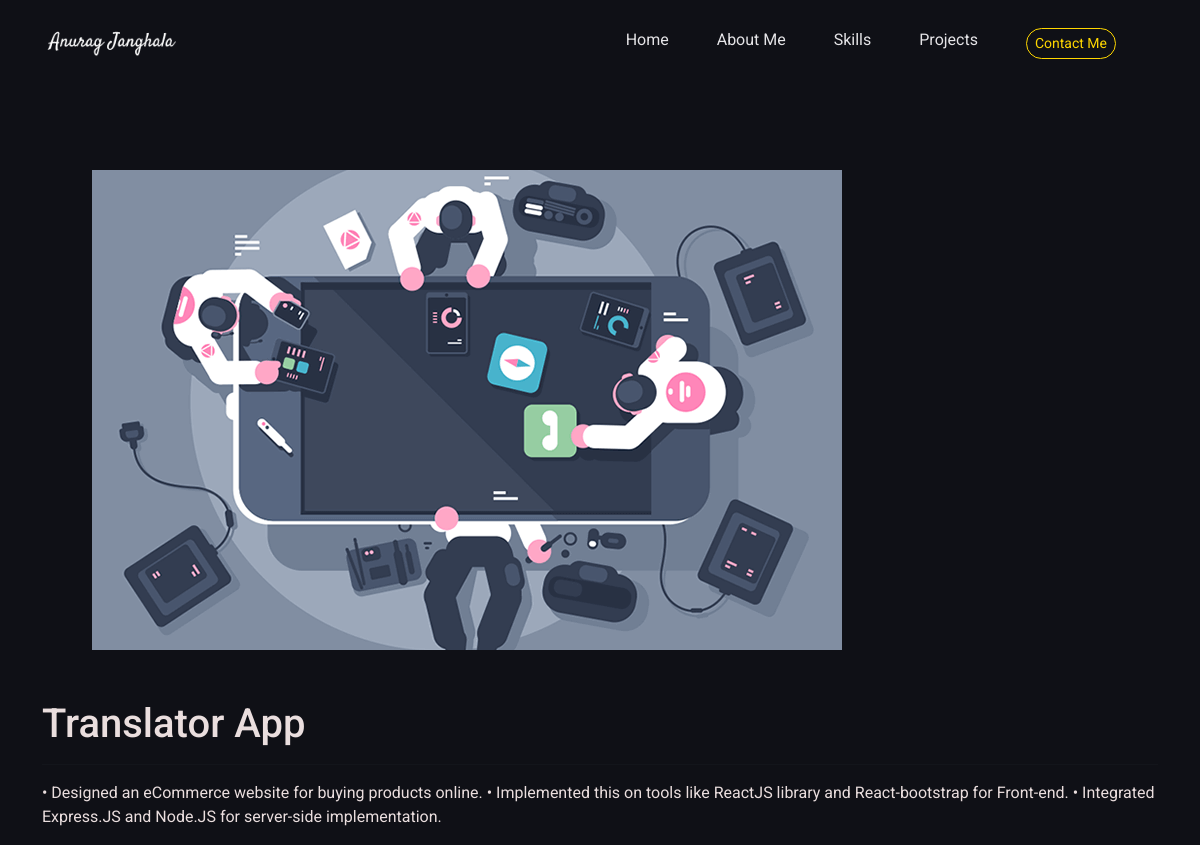
The app's page /project/992f97de-89e2-498f-b243-b883ff39394d/, older data.
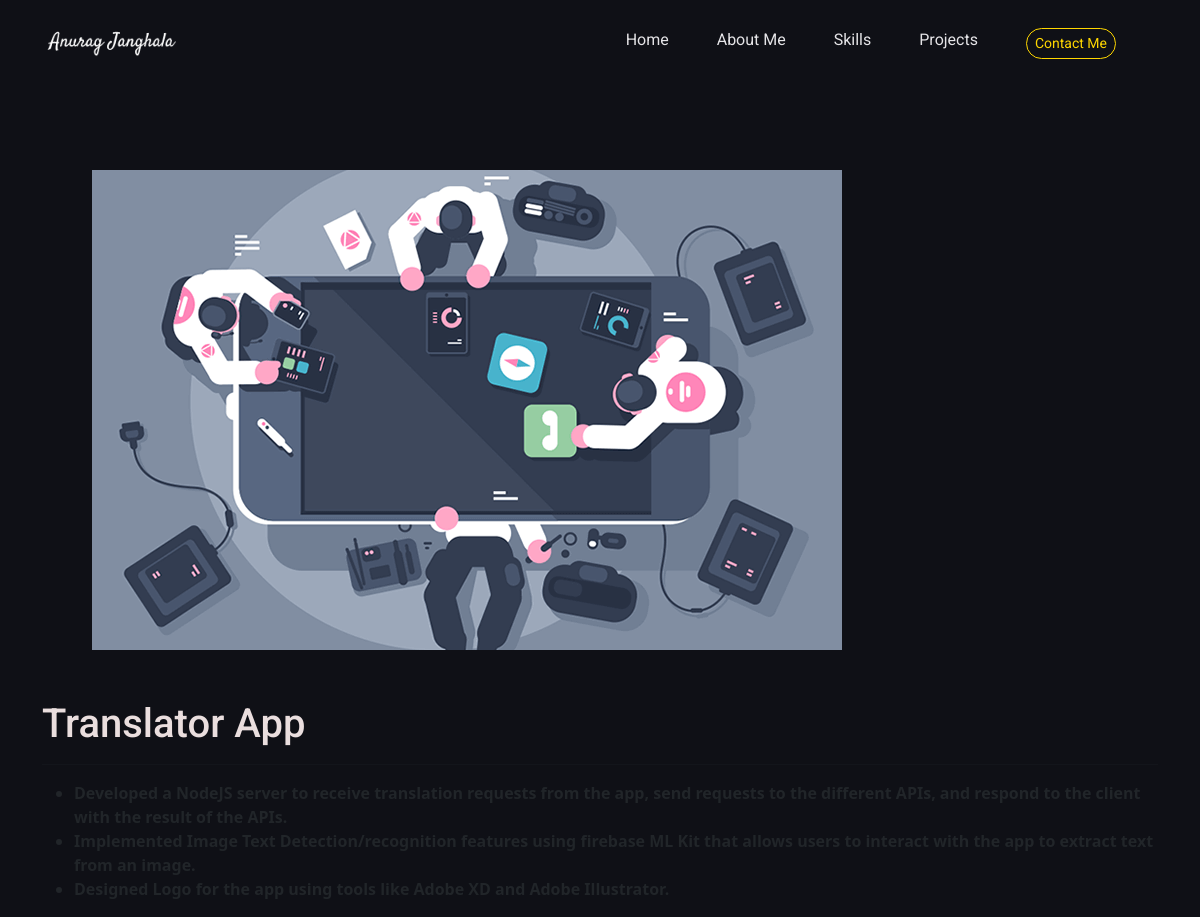
The same page, newer data.
### folio/models.py (models this page shows, shortened)
class Project(models.Model):
    title = models.CharField(max_length=200)
    thumbnail = models.ImageField(null=True)
    description = RichTextUploadingField()
    gh_links = models.URLField(max_length=200, null=True, blank=True)
    slug = models.SlugField(null=True, blank=True)
    created = models.DateTimeField(auto_now_add=True)
    id = models.UUIDField(default=uuid.uuid4, unique=True, primary_key=True, editable=False)

### folio/views.py (the view)
# urls.py: path('project/<str:pk>/', views.projectPage, name='project'),
def projectPage(request, pk):
    project = Project.objects.get(id=pk)
    context = {'project': project}
    return render(request, 'folio/project.html', context)

### folio/templates/folio/project.html (shortened to what this page needs)
{% extends 'base.html' %} {% load static %} {% block css_files %}
<link rel="stylesheet" href="{% static 'folio/style.css' %}" />
<link rel="stylesheet" href="{% static 'folio/project.css' %}" />
{% endblock %} {% block content %}
<div class="container">
  <img class="project--image" src="{{ project.thumbnail.url }}" alt="" />
  <h1>{{project.title}}</h1>
  <hr />
  <p>{{project.description|safe}}</p>
</div>
{% endblock %}

Row changes from the older to the newer data that the page shows:
changed Project "Translator App": description "• Designed an eCommerce website for buying products online. • Implemented this on tools like ReactJS library and React-bootstrap for Front-end. • Integrated Express.JS and Node.JS for server-side implementation." → "Developed a NodeJS server to receive translation requests from the app, send requests to the different APIs, and respond to the client with the result of the APIs. Implemented Image Text Detection/recognition features using firebase ML Kit that allows users to interact with the app to extract text from an image. Designed Logo for the app using tools like Adobe XD and Adobe Illustrator."
